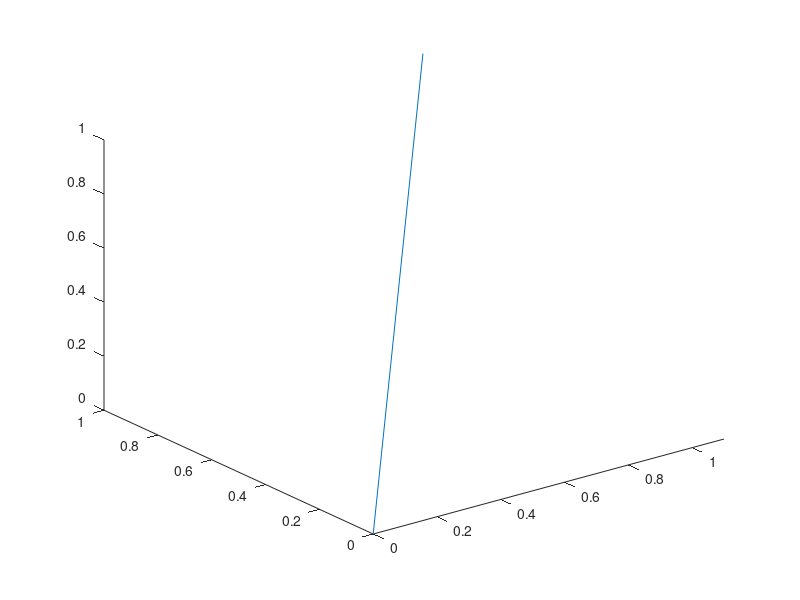

MATLAB code for this plot: (Note: this script raises an error after producing the figure.)
%=============================================================================
% Copyright (c) 2016-present Allan CORNET (Nelson)
%=============================================================================
% This file is part of the Nelson.
%=============================================================================
% LICENCE_BLOCK_BEGIN
% SPDX-License-Identifier: LGPL-3.0-or-later
% LICENCE_BLOCK_END
%=============================================================================
% <--ADV-CLI MODE-->
%=============================================================================
plot3([0,1], [0,1], [0,1]);
xlim ([0, 1.1]);
ax = gca();
R = ax.XLim;
REF = [0, 1.1];
assert_isapprox(R, REF);
assert_isequal(xlim('mode'), 'manual');
assert_isequal(xlim(ax, 'mode'), 'manual');
%=============================================================================
